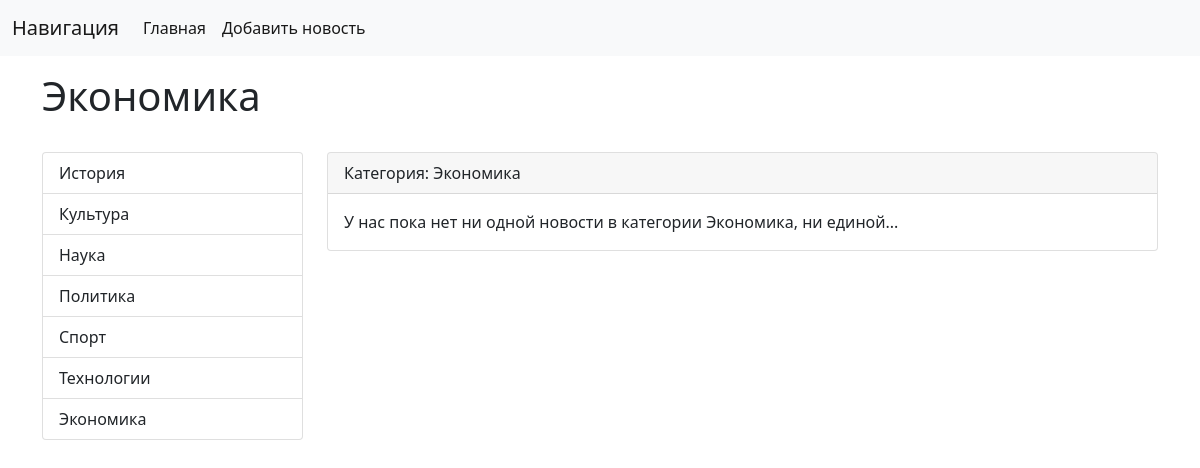
The page /news/category/5/ on the database its author committed.
### news/models.py (models this page shows, shortened)
class Category(models.Model):
    title = models.CharField(max_length=128, db_index=True, verbose_name='Категория')
    def __str__(self):
        return self.title
    class Meta:
        verbose_name = 'Категория'
        verbose_name_plural = 'Категории'
        ordering = ['title']

### news/views.py (the view)
# urls.py: path('category/<int:category_id>/', get_category, name='category'),
def get_category(request, category_id):
    news = News.objects.filter(category=category_id, is_published=True)
    category = Category.objects.all()
    title = Category.objects.filter(pk=category_id)[0]
    data = {'news': news, 'category': category, 'title': title}
    return render(request, 'news/news_category.html', data)

### news/templates/news/news_category.html (shortened to what this page needs)
{% extends 'base.html' %}
{% block sidebar %}
    {% include 'inc/_sidebar.html' %}
{% endblock %}
{% block headline %}
    {{ title }}
{% endblock %}
{% block context %}
{% if news %}
    {% for item in news %}
        <div class="card mb-3">
            <div class="card-header">
                Опубликовано: {{ item.created_at|date:'d.m.Y H:i' }} | Категория: {{ item.category }} | Автор: {{ item.user }}
            </div>
            <div class="media">
                <h5 class="mt-0">{{ item.title }}</h5>
                <p>
                    {% if item.photo %}
                        <img src="{{ item.photo.url }}" alt="{{ item.title }} picture"
                            width="300" class="mr-3" align="left" vspace="5" hspace="5">
                    {% else %}
                        <img src="https://s1.1zoom.me/b5050/4/Cats_Kittens_Ginger_484195_3840x2400.jpg"
                             alt="default_kitten" width="300" class="mr-3"align="left" vspace="5" hspace="5">
                    {% endif %}
                    {{ item.content|truncatewords:100 }}
                </p>
            </div>
            <div class="card-footer text-muted">
                <a href="{{ item.get_absolute_url }}" class="btn btn-primary">Подробнее...</a>
            </div>
        </div>
    {% endfor%}
{% else %}
    <div class="card mb-3">
        <div class="card-header">
            Категория: {{ title }}
        </div>
        <div class="card-body">
            <p class="card-text">У нас пока нет ни одной новости в категории {{ title }}, ни единой...</p>
        </div>
    </div>
{% endif %}
{% endblock %}

### templates/inc/_sidebar.html
<div class="list-group">
    {% for item in category %}
        <a href="{% url 'category' item.pk %}" class="list-group-item list-group-item-action">{{ item.title }}</a>
    {% endfor %}
</div>

### templates/base.html (style rules this page uses)
a { text-decoration: none; }

### rows shown on the page
Category: title "Экономика"
Category: title "История"
Category: title "Культура"
Category: title "Наука"
Category: title "Политика"
Category: title "Спорт"
Category: title "Технологии"
